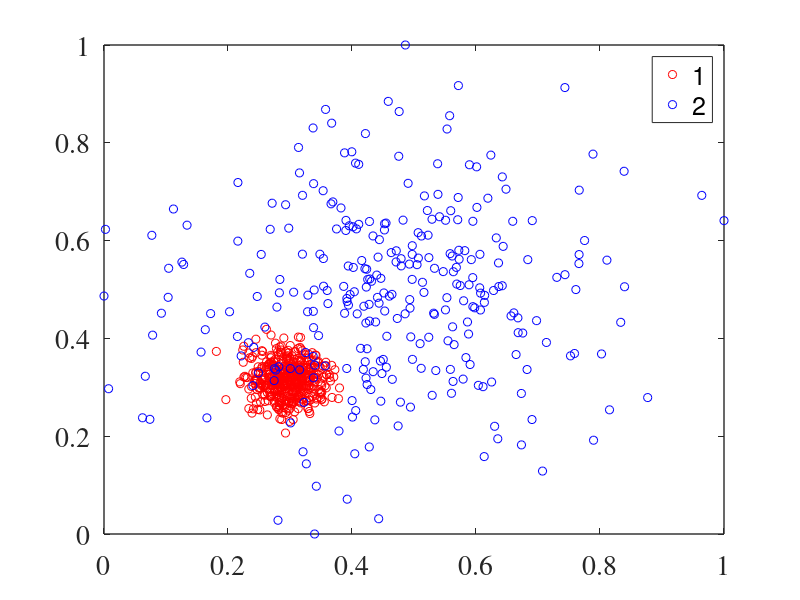

Write MATLAB code to recreate this figure. (Note: this script raises an error after producing the figure.)
%% data 

clear
close all
iter=65;

rng(5)
data1=randn(500,2);

data2=randn(300,2)*5+5;

class1=zeros(size(data1,1),1)+1;
class2=zeros(size(data2,1),1)+2;


data=[data1;data2];

class=[class1;class2];

data = (data - min(data)).*((max(data) - min(data)).^-1);
data(isnan(data)) = 0.5; % data normalisation

data(1,:)=mean(data(class==1,:));
data(end,:)=mean(data(class==2,:));
figure('Renderer', 'painters', 'Position', [400 400 420 400])
gscatter(data(:,1),data(:,2),class,'rb') 
set(gca,'FontSize',10);
set(gcf,'color','w');
set(gca,'linewidth',1,'fontsize',20,'fontname','Times');
xlim([0 1])
ylim([0 1])
box on
 
 %% IKDC 
 
%%%%%%%%%%%%%%%%%%%%%%%%%%%%%%%%%%%%%%%
 
 t=500;
v=0.9;
psi=16;

s=min(size(data,1),10000);
k=size(unique(class),1); 
Kn=240;  
  
rng(33)
[ndata] = iNNEspace(data,data, psi, t); % inne feature space
[Tclass,Centre,GP,it] =IDKModes(ndata,k,Kn,v,s);
[AMI]=nmi(class,Tclass+1) 


gscatter(data(:,1),data(:,2),Tclass,'rb','...',6) 
hold on
scatter(data(Centre{end},1),data(Centre{end},2),300,'g.')
set(gca,'FontSize',10);
set(gcf,'color','w');
set(gca,'linewidth',1,'fontsize',20,'fontname','Times');
xlim([0 1])
ylim([0 1])
box on

legend('1', '2', 'Centre')

%% DP

dc= 0.3300;
IKDist = pdist2(data,data,'minkowski',2);
IKDist = IKDist./max(max(IKDist));

Density=sum(IKDist'<=dc)';
 
        [ Z ] = LCHierDP( IKDist,Density');
        Tclass = cluster(Z,'maxclust',k);
nmi(class',Tclass')

maxd=max(max(IKDist)); % max dis
NumIns=size(IKDist,2);
MinDist=Density-Density;
[~,SortDensity]=sort(Density,'descend'); % SortDensity is index
MinDist(SortDensity(1))=-1.;
nneigh(SortDensity(1))=0;

for ii=2:NumIns
    MinDist(SortDensity(ii))=maxd;
    for jj=1:ii-1
        if(IKDist(SortDensity(ii),SortDensity(jj))<MinDist(SortDensity(ii)))
            MinDist(SortDensity(ii))=IKDist(SortDensity(ii),SortDensity(jj));
            nneigh(SortDensity(ii))=SortDensity(jj); % nearest neigbour index
        end
    end
end
MinDist(SortDensity(1))=max(MinDist(:));

Density=tiedrank(Density)+0.0000000001;
MinDist=tiedrank(MinDist)+0.0000000001;

Mult=(Density).*(MinDist);
[VSortMult,ISortMult]=sort(Mult,'descend');
ID=ISortMult(1:k); 
 
figure
gscatter(data(:,1),data(:,2),Tclass,'br','...',6) 
hold on
scatter(data(ID,1),data(ID,2),300,'g.')
set(gca,'FontSize',10);
set(gcf,'color','w');
set(gca,'linewidth',1,'fontsize',20,'fontname','Times');
xlim([0 1])
ylim([0 1])
box on

legend('1', '2', 'Centre')


%% LC-DP
IKDist=pdist2(data,data,'minkowski',2);;
dc=0.0790;
kk=80
Density=sum(IKDist'<=dc)';
[LC] = getLC(IKDist,Density,kk);
[ Z ] = LCHierDP( IKDist,LC');
Tclass = cluster(Z,'maxclust',k);
nmi(class',Tclass')
 
IKDist = pdist2(data,data,'minkowski',2);
IKDist = IKDist./max(max(IKDist));

Density=sum(IKDist'<=dc)';
[Density] = getLC(IKDist,Density,Kn);


maxd=max(max(IKDist)); % max dis
NumIns=size(IKDist,2);
MinDist=Density-Density;
[~,SortDensity]=sort(Density,'descend'); % SortDensity is index
MinDist(SortDensity(1))=-1.;
nneigh(SortDensity(1))=0;

for ii=2:NumIns
    MinDist(SortDensity(ii))=maxd;
    for jj=1:ii-1
        if(IKDist(SortDensity(ii),SortDensity(jj))<MinDist(SortDensity(ii)))
            MinDist(SortDensity(ii))=IKDist(SortDensity(ii),SortDensity(jj));
            nneigh(SortDensity(ii))=SortDensity(jj); % nearest neigbour index
        end
    end
end
MinDist(SortDensity(1))=max(MinDist(:));

Density=tiedrank(Density)+0.0000000001;
MinDist=tiedrank(MinDist)+0.0000000001;

Mult=(Density).*(MinDist);
[VSortMult,ISortMult]=sort(Mult,'descend');
ID=ISortMult(1:k); 

figure
gscatter(data(:,1),data(:,2),Tclass,'br','...',6) 
hold on
scatter(data(ID,1),data(ID,2),300,'g.')
set(gca,'FontSize',10);
set(gcf,'color','w');
set(gca,'linewidth',1,'fontsize',20,'fontname','Times');
xlim([0 1])
ylim([0 1])
box on

legend('1', '2', 'Centre')